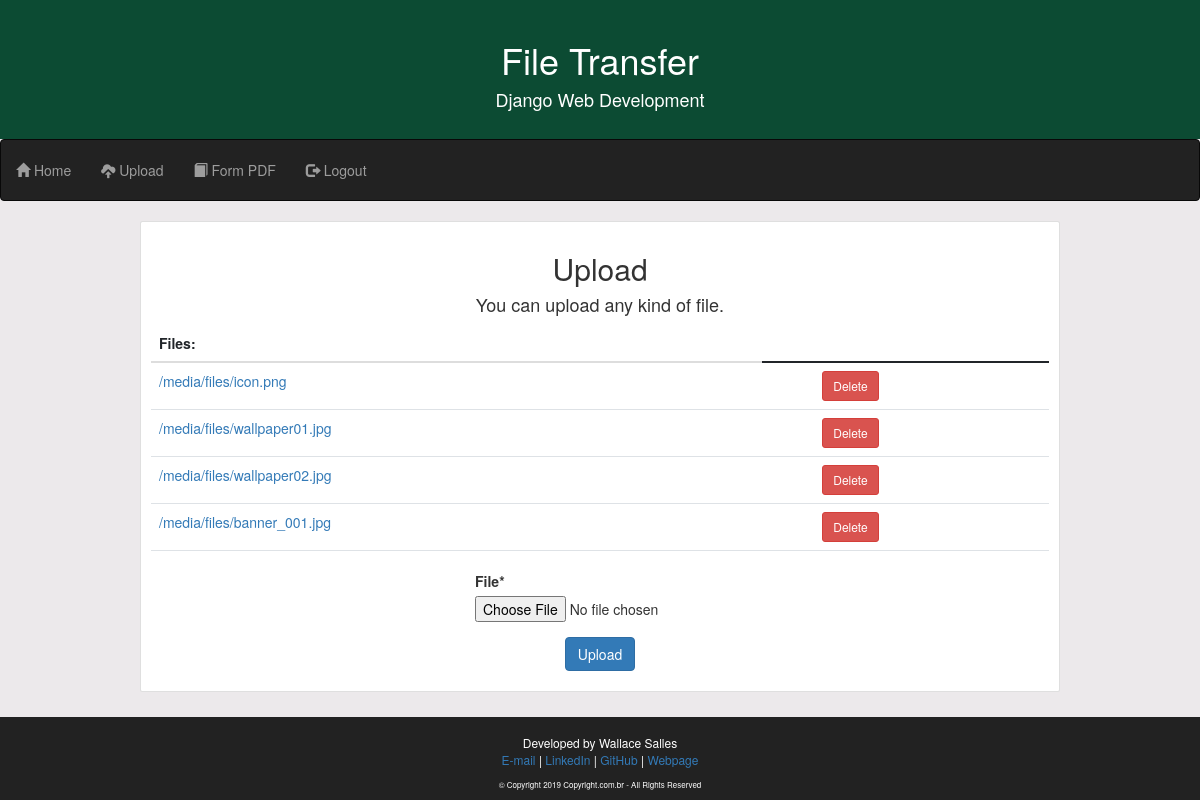
Page /upload/ (signed in) on the earlier database version.
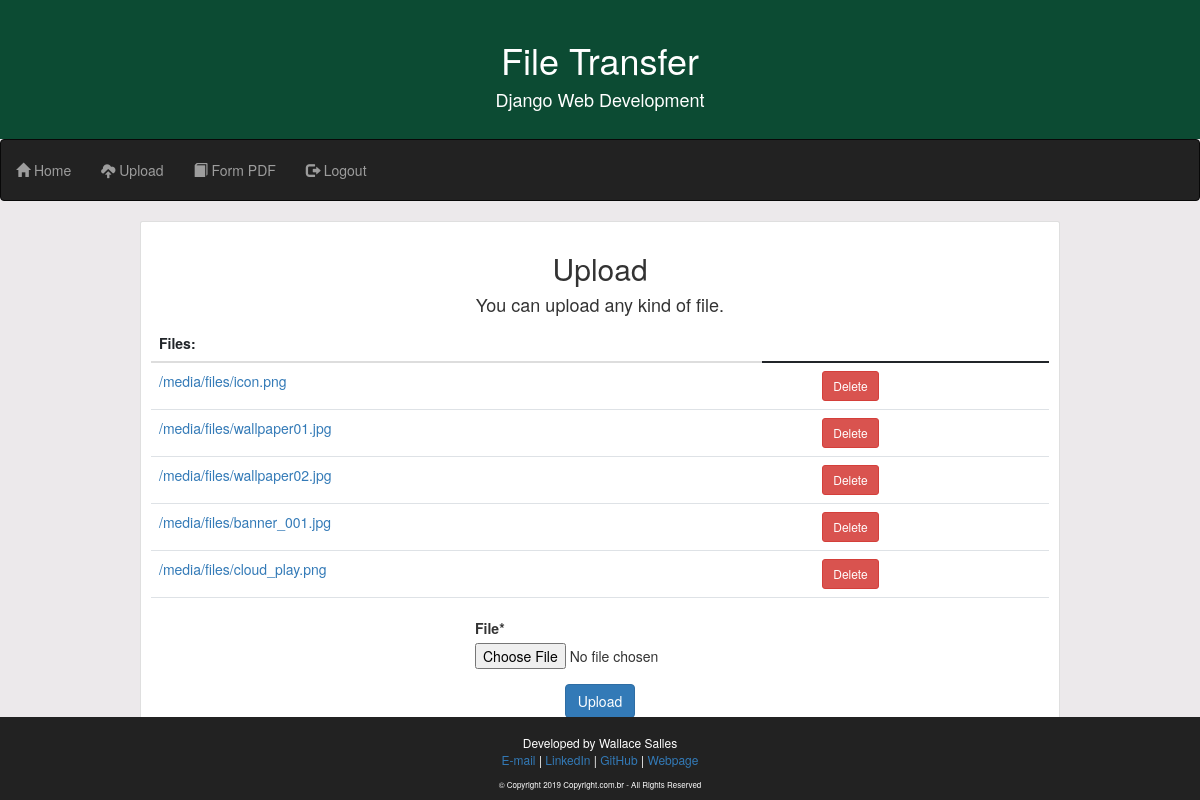
Same page on the later database version.
### core/models.py (models this page shows, shortened)
class UploadFiles(models.Model):
    id = models.AutoField(primary_key=True)
    file = models.FileField(upload_to='files/')

### core/views.py (the view)
# urls.py: path('upload/', views.upload, name='upload'),
@login_required(login_url='/login/')
def upload(request):
    if request.method == 'POST':
        form = UploadForm(request.POST, request.FILES)
        if form.is_valid():
            form.save()
            return redirect('upload')
    else:
        form = UploadForm()
    uploads = UploadFiles.objects.all()
    return render(request, 'upload.html', {
        'uploads': uploads,
        'form': form
    })

### core/forms.py
class UploadForm(forms.ModelForm):
    class Meta:
        model = UploadFiles
        fields = ('file',)

### fileTransfer/templates/upload.html (shortened to what this page needs)
{% extends 'base.html' %}
{% load crispy_forms_tags %}
{% block content %}
  {% block content_header %}
    <h2 align="center">Upload</h2>
    <h4 align="center">
      You can upload any kind of file.
      <br>
    </h4>
  {% endblock %}
<table class="table mb-0">
    <thead>
      <tr>
        <th>Files:</th>
      </tr>
    </thead>
    <tbody>
      {% for upload in uploads %}
        <tr>
          <td>
            <a href="{{ upload.file.url }}" target="_blank">{{ upload.file.url }}</a>
          </td>
          <td>
          </td>
          <td>
            <form method="post" action="{% url 'delete_files' upload.pk %}">
              <button type="submit" class="btn btn-danger btn-sm">Delete</button>
            </form>
          </td>
        </tr>
      {% endfor %}
    </tbody>
  </table>
<br>
<form method="post" enctype="multipart/form-data" style="margin:0 auto; width:250px;">
    {{ form|crispy }}
    <p align="center">
      <button type="submit" class="btn btn-primary">Upload</button>
    </p>
</form>
{% endblock %}

Differences in the rows shown:
added UploadFiles: file "/media/files/cloud_play.png"
